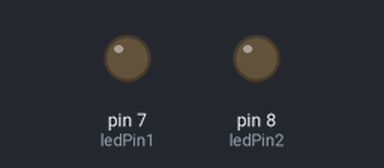
Bench run of a sketch on a simulated Arduino Uno, built with avr-gcc and run on an emulated ATmega328P. On the bench: output pins drawn as LEDs (lit = HIGH).

Above: at 3.7 s.
At 8.0 s:
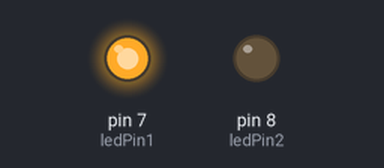
At 9.2 s:
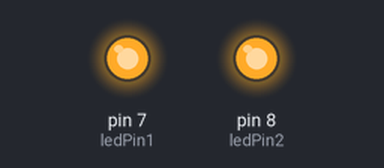
At 10.9 s:
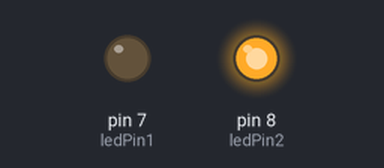
Timing chart, 0 to 15.3 s (numbered marks = the images above):
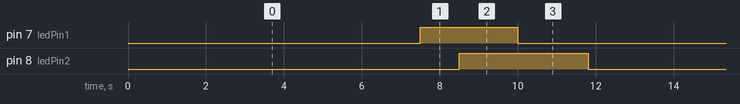

The sketch:

mill_multioriginal.ino
```cpp
    // These variables store the flash pattern
    // and the current state of the LED

    int ledPin1 =  7;      // the number of the LED pin
    int ledState1 = LOW;             // ledState used to set the LED
    unsigned long previousMillis1 = 0;        // will store last time LED was updated
    long OnTime1 = 2500;           // milliseconds of on-time
    long OffTime1 = 7500;          // milliseconds of off-time

    int ledPin2 =  8;      // the number of the LED pin
    int ledState2 = LOW;             // ledState used to set the LED
    unsigned long previousMillis2 = 0;        // will store last time LED was updated
    long OnTime2 = 3300;           // milliseconds of on-time
    long OffTime2 = 8500;          // milliseconds of off-time


    void setup()
    {
      // set the digital pin as output:
      pinMode(ledPin1, OUTPUT);
      pinMode(ledPin2, OUTPUT);

    }

    void loop()
    {
      // check to see if it's time to change the state of the LED
      unsigned long currentMillis = millis();
     unsigned long currentMillis2 = millis();
      if((ledState1 == HIGH) && (currentMillis - previousMillis1 >= OnTime1))
      {
        ledState1 = LOW;  // Turn it off
        previousMillis1 = currentMillis;  // Remember the time
        digitalWrite(ledPin1, ledState1);  // Update the actual LED
      }
      else if ((ledState1 == LOW) && (currentMillis - previousMillis1 >= OffTime1))
      {
        ledState1 = HIGH;  // turn it on
        previousMillis1 = currentMillis;   // Remember the time
        digitalWrite(ledPin1, ledState1);    // Update the actual LED
      }

      if((ledState2 == HIGH) && (currentMillis - previousMillis2 >= OnTime2))
      {
        ledState2 = LOW;  // Turn it off
        previousMillis2 = currentMillis;  // Remember the time
        digitalWrite(ledPin2, ledState2);  // Update the actual LED
      }
      else if ((ledState2 == LOW) && (currentMillis - previousMillis2 >= OffTime2))
      {
        ledState2 = HIGH;  // turn it on
        previousMillis2 = currentMillis;   // Remember the time
        digitalWrite(ledPin2, ledState2);   // Update the actual LED
      }

      }
```

Measured:
- by itself, pin 7 (ledPin1): alternates HIGH for 2.5 s and LOW for 7.5 s
- by itself, pin 8 (ledPin2): alternates HIGH for 3.3 s and LOW for 8.5 s
